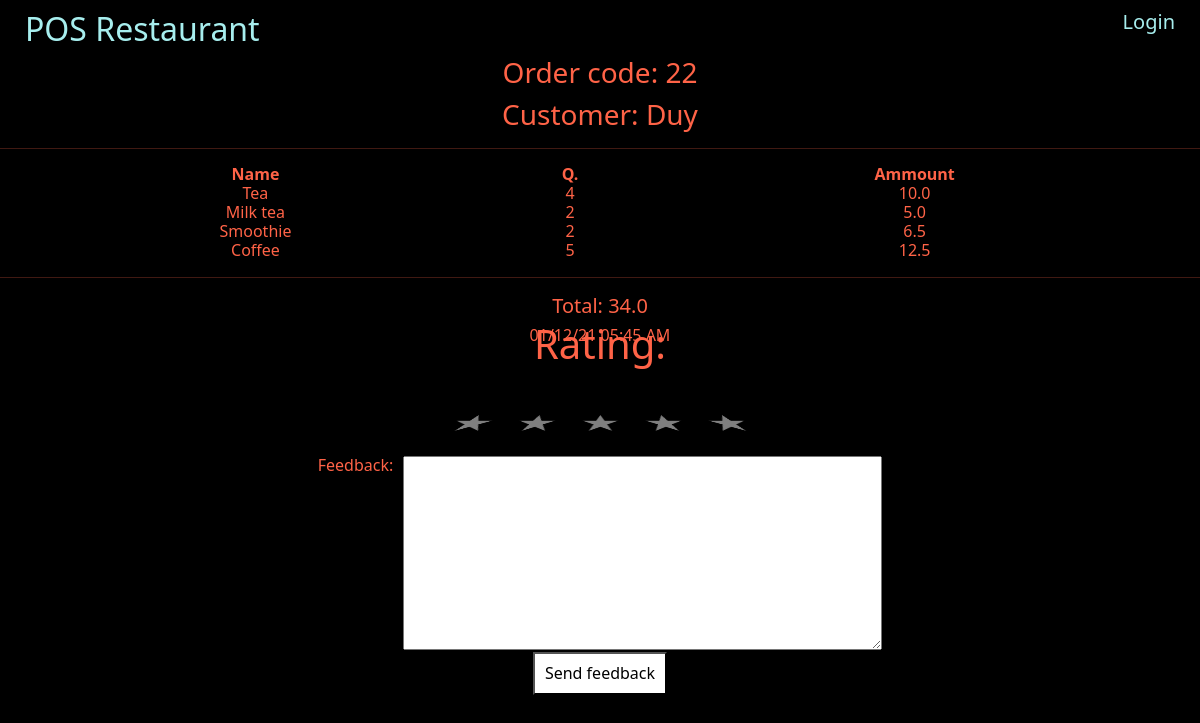
The page /feedback/22/ on the database its author committed.
### pos_app/models.py (models this page shows, shortened)
class Order(models.Model):
    products = models.ManyToManyField(OrderProduct)
    ip_address = models.CharField(max_length=50)
    ordered = models.BooleanField(default=False)
    paid = models.BooleanField(default=False)
    payment_date = models.DateTimeField(default=timezone.now)
    name = models.CharField(max_length=80)
    def get_total_price(self):
        sum = 0
        for ordered_product in self.products.all():
            sum += ordered_product.get_total_price();
        return round(sum, 2)

class OrderProduct(models.Model):
    product = models.ForeignKey(Product, on_delete=models.PROTECT)
    quantity = models.IntegerField(default=1)
    ordered = models.BooleanField(default=False)
    ip_address = models.CharField(max_length=50)
    def get_name(self):
        return self.product.name
    def get_total_price(self):
        return round(self.product.price * self.quantity, 2)

class Product(models.Model):
    name = models.CharField(max_length=100, verbose_name=('Product name'))
    description = models.TextField(blank=True, verbose_name=('Description'))
    price = models.FloatField(verbose_name=('Price'))
    categories = models.ManyToManyField(Category, blank=True)
    image = models.ImageField(upload_to='images/%Y/', verbose_name="Image", blank=True)
    deleted = models.BooleanField(default=False)

### pos_app/views.py (the view)
# urls.py: path('feedback/<int:pk>/', views.feedback, name="feedback"),
def feedback(request, pk):
    order = get_object_or_404(Order, pk=pk)
    return render(request, "feedback.html", context={"order": order})

### templates/feedback.html (shortened to what this page needs)
{% extends 'base.html' %}
{% block body_block %}
<div style="text-align: center;">
    <div style="text-align: center;">
        <h3>Order code: {{order.pk}}</h3>
        <h3>Customer: {{order.name}}</h3>
        <hr>
    </div>
    <div style="display: flex; flex-direction: column;">
        <table class="order-detail">
            <th>Name</th>
            <th>Q.</th>
            <th>Ammount</th>
            {% for product in order.products.all %}
            <tr class="order-detail">
                <td>{{product.get_name}}</td>
                <td>{{product.quantity}}</td>
                <td>{{product.get_total_price}}</td>
            </tr>
            {% endfor %}
        </table>
    </div>
    <hr>
    <div>
        <h5>Total: {{order.get_total_price}}</h5>
        {{order.payment_date|date:'d/m/y H:i A'}}
</div>
<form method="POST">
    <div id="rating">
        <h1>Rating: <strong id="rating-show"></strong></h1>
        <span class="rating" rating-val="1">★</span>
        <span class="rating" rating-val="2">★</span>
        <span class="rating" rating-val="3">★</span>
        <span class="rating" rating-val="4">★</span>
        <span class="rating" rating-val= "5">★</span>
        <div style="margin-top: 20px; display: flex; justify-content: center;">
            <label for="feedback" style="margin-right: 10px;">Feedback: </label>
            <textarea name="feedback" id="" cols="50" rows="10"></textarea>
        </div>
        <button style="background-color: white; padding: 10px; margin: 2px;">Send feedback</button>
    </div>
</form>
{% endblock %}

### static/custom_css/style.css (style rules this page uses)
* { padding: 0; margin: 0; }
body { font-family: "Segoe UI", Tahoma, Geneva, Verdana, sans-serif; line-height: 1.2; color: tomato; background-color: black; }
#rating { text-align: center; perspective: 250px; position: absolute; top: 40%; width: 100%; }
#rating span { cursor: pointer; font-size: 50px; padding: 0 10px; color: #fff; opacity: 0.5; transition: all 150ms; display: inline-block; transform: rotateX(45deg); transform-origin: center bottom; }

### rows shown on the page
Order: pk "22", name "Duy", get_total_price "34.0", payment_date "01/12/21 05:45 AM"
OrderProduct: get_name "Tea", quantity "4", get_total_price "10.0"
OrderProduct: get_name "Milk tea", quantity "2", get_total_price "5.0"
OrderProduct: get_name "Smoothie", quantity "2", get_total_price "6.5"
OrderProduct: get_name "Coffee", quantity "5", get_total_price "12.5"
